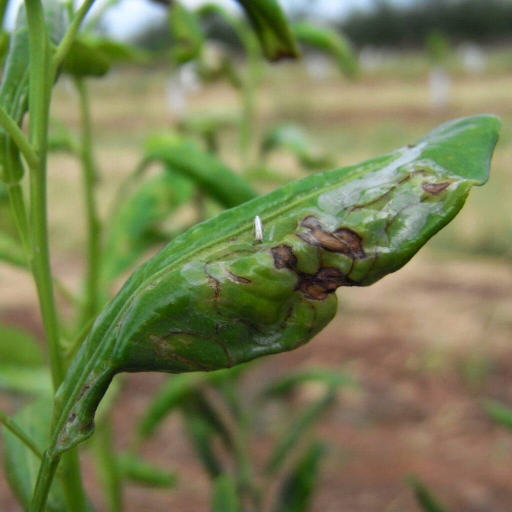
#> input picture data/sample_images/leafminer_closeup.jpg, 1024 x 1024 px (shown at 1/2 size)
$ python -i quality.py   (imports and definitions only)   (older library calls are emulated)
#> lines starting #> are read from the running program, lines starting #| are printed output that depends on the picture
#> further down, picture is the input picture: shape (1024, 1024, 3); mean B, G, R 82.6, 125.9, 118.4
"""OpenCV image-quality gate (upgrade step 2).

Runs BEFORE any model inference. Poor images never produce an unreliable pest
prediction - the decision engine turns them into `poor_image` with friendly
retake advice. All thresholds are configurable via environment variables.
"""
from __future__ import annotations

import os

import cv2
import numpy as np


def _f(name: str, default: float) -> float:
    try:
        return float(os.getenv(name, str(default)))
    except ValueError:
        return default


def quality_config() -> dict:
    return {
        "min_short_side": int(_f("QUALITY_MIN_SHORT_SIDE", 200)),
        "max_long_side": int(_f("QUALITY_MAX_LONG_SIDE", 8000)),
        "blur_threshold": _f("QUALITY_BLUR_THRESHOLD", 40.0),   # Laplacian variance at 512px
        "dark_threshold": _f("QUALITY_DARK_THRESHOLD", 25.0),   # mean gray below = too dark
        "bright_threshold": _f("QUALITY_BRIGHT_THRESHOLD", 240.0),
        "contrast_threshold": _f("QUALITY_CONTRAST_THRESHOLD", 12.0),  # gray std below = flat
        "texture_threshold": _f("QUALITY_TEXTURE_THRESHOLD", 0.002),   # Canny edge ratio
    }


def decode_image(content: bytes):
    """Return (bgr_ndarray|None, error_string|None). Rejects corrupt/undecodable files."""
    if not content or len(content) < 100:
        return None, "empty-or-tiny"
    arr = np.frombuffer(content, dtype=np.uint8)
    img = cv2.imdecode(arr, cv2.IMREAD_COLOR)
    if img is None:
        return None, "undecodable"
    return img, None


def assess_quality(img: np.ndarray) -> dict:
    """Assess a decoded BGR image. Pure OpenCV/numpy, no models."""
    cfg = quality_config()
    h, w = img.shape[:2]
#> h = 1024; w = 1024
    checks: dict = {}
    checks["resolution"] = {
        "width": int(w), "height": int(h),
        "ok": (min(h, w) >= cfg["min_short_side"] and max(h, w) <= cfg["max_long_side"]),
        "advice": None if (min(h, w) >= cfg["min_short_side"]) else "Photo is too small. Move closer and use the rear camera.",
    }

    # Work on a capped copy so metrics are scale-stable and cheap.
    scale = min(1.0, 512.0 / max(h, w))
#> scale = 0.5
    small = img if scale >= 1.0 else cv2.resize(img, (max(1, int(w * scale)), max(1, int(h * scale))))
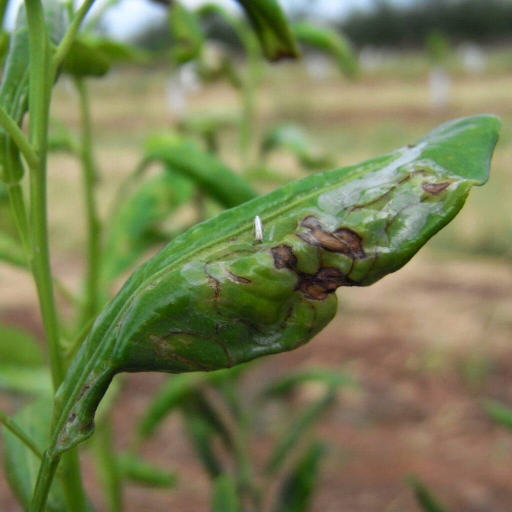
#> small: shape (512, 512, 3); mean B, G, R 82.8, 126, 118.5
    gray = cv2.cvtColor(small, cv2.COLOR_BGR2GRAY)
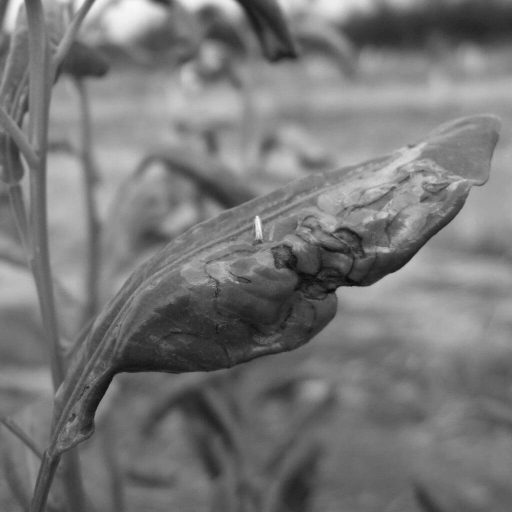
#> gray: shape (512, 512); min 9, max 248, mean 118.9

    mean_lum = float(gray.mean())
#> mean_lum = 118.9
    checks["brightness"] = {
        "mean": round(mean_lum, 1),
        "ok": cfg["dark_threshold"] <= mean_lum <= cfg["bright_threshold"],
        "advice": "Image is too dark. Retake in daylight." if mean_lum < cfg["dark_threshold"]
        else ("Image is over-exposed. Retake avoiding direct glare." if mean_lum > cfg["bright_threshold"] else None),
    }

    contrast = float(gray.std())
#> contrast = 38.1
    checks["contrast"] = {
        "std": round(contrast, 1), "ok": contrast >= cfg["contrast_threshold"],
        "advice": "Image looks flat/washed out. Retake closer with the pest centered.",
    }

    blur = float(cv2.Laplacian(gray, cv2.CV_64F).var())
#> blur = 69.34
    checks["blur"] = {
        "laplacian_var": round(blur, 1), "ok": blur >= cfg["blur_threshold"],
        "advice": "Image is blurry. Hold the phone steady and tap to focus on the pest.",
    }

    edges = cv2.Canny(gray, 60, 140)
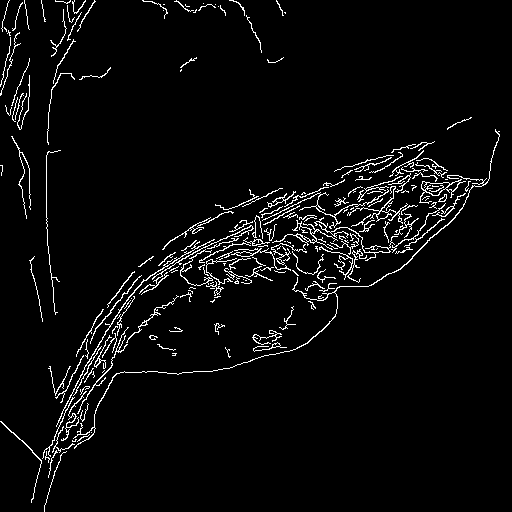
#> edges: shape (512, 512); 4% white in thin lines or dots
    texture = float((edges > 0).mean())
#> texture = 0.0404
    checks["texture"] = {
        "edge_ratio": round(texture, 4), "ok": texture >= cfg["texture_threshold"],
        "advice": "Image has no usable detail (blank surface or document). Photograph the plant/pest.",
    }

    hsv = cv2.cvtColor(small, cv2.COLOR_BGR2HSV)
#> hsv: shape (512, 512, 3); mean H, S, V 35.3, 105.8, 133.4
    hh, ss, vv = hsv[:, :, 0], hsv[:, :, 1], hsv[:, :, 2]
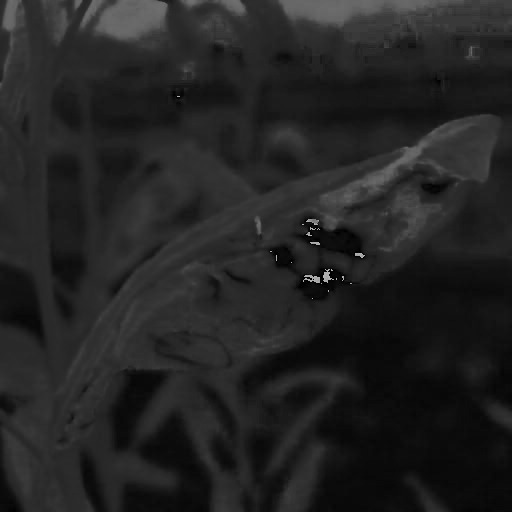
#> hh: shape (512, 512); min 0, max 179, mean 35.3
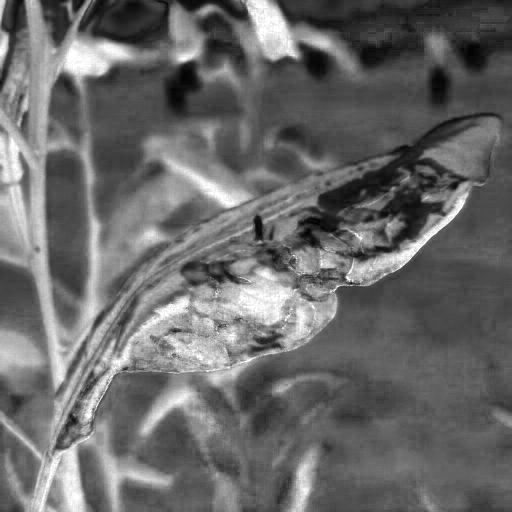
#> ss: shape (512, 512); min 2, max 255, mean 105.8
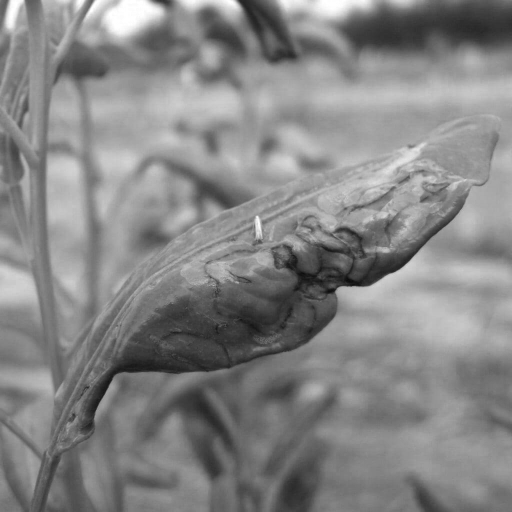
#> vv: shape (512, 512); min 11, max 255, mean 133.4
    green_ratio = float(((hh >= 25) & (hh <= 90) & (ss > 40) & (vv > 40)).mean())
#> green_ratio = 0.63
    brown_ratio = float(((hh >= 8) & (hh <= 25) & (ss > 40) & (vv > 40)).mean())
#> brown_ratio = 0.302
    checks["scene"] = {
        "green_ratio": round(green_ratio, 3), "brown_ratio": round(brown_ratio, 3),
        "ok": (green_ratio + brown_ratio) >= 0.03,
        "advice": "This does not look like a plant/pest photo. Photograph the citrus leaf, fruit or insect.",
    }

    failures = [k for k, v in checks.items() if not v["ok"]]
#> failures = []
    advices = [v["advice"] for k, v in checks.items() if not v["ok"] and v.get("advice")]
#> advices = []
    acceptable = len(failures) == 0
#> acceptable = True
    return {
        "acceptable": acceptable,
        "failed_checks": failures,
        "advice": " ".join(advices[:2]) if advices else None,
        "checks": checks,
        "high_resolution": bool(max(h, w) >= 1600),
    }


def assess_bytes(content: bytes) -> dict:
    img, err = decode_image(content)
    if img is None:
        return {
            "acceptable": False,
            "failed_checks": ["corrupt"],
            "advice": "The file could not be read as an image. Retake the photo.",
            "checks": {"corrupt": {"ok": False, "error": err}},
            "high_resolution": False,
        }
    return assess_quality(img)

>>> import cv2
>>> picture = cv2.imread('../../data/sample_images/leafminer_closeup.jpg')
>>> result = assess_quality(picture)
#> result = 5 items

$ run again, on data/sample_images/orchard.jpg
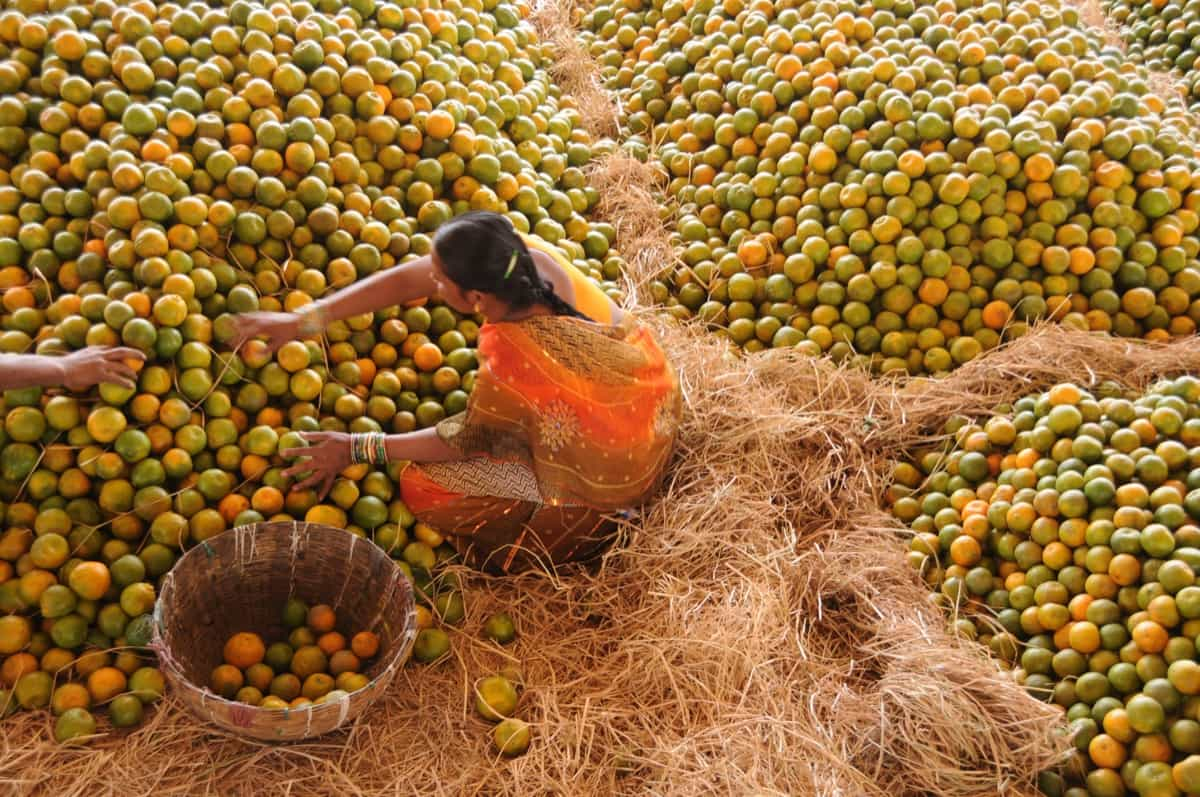
#> input picture data/sample_images/orchard.jpg, 1200 x 797 px
#> picture is the input picture: shape (797, 1200, 3); mean B, G, R 53.8, 109.8, 153.6
#> mean_lum = 116.4
#> contrast = 49.78
#> blur = 3971.1
#> in assess_quality, `edges = cv2.Canny(gray, 60, 140)`:
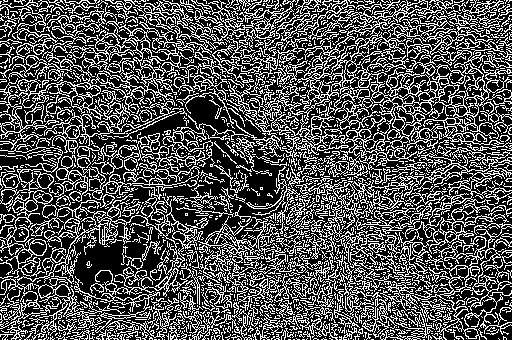
#> edges: shape (340, 512); 32.4% white in thin lines or dots
#> texture = 0.324
#> hsv: shape (340, 512, 3); mean H, S, V 17, 176, 153.5
#> in assess_quality, `hh, ss, vv = hsv[:, :, 0], hsv[:, :, 1], hsv[:, :, 2]`:
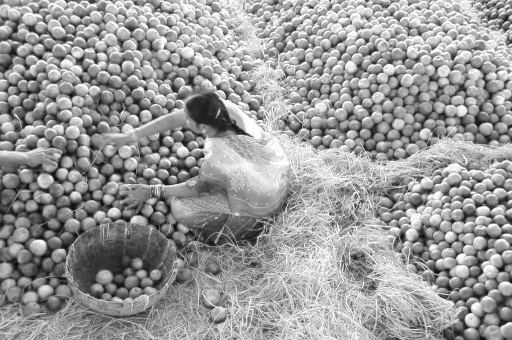
#> vv: shape (340, 512); min 4, max 255, mean 153.5
#> green_ratio = 0.0511
#> brown_ratio = 0.913
#> failures = []
#> acceptable = True
#> result = 5 items

$ run again, on data/sample_images/psyllid_nymphs.jpg
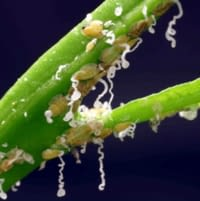
#> input picture data/sample_images/psyllid_nymphs.jpg, 200 x 201 px
#> picture is the input picture: shape (201, 200, 3); mean B, G, R 52.6, 73.2, 63.5
#> mean_lum = 67.95
#> contrast = 63.92
#> blur = 664.7
#> in assess_quality, `edges = cv2.Canny(gray, 60, 140)`:
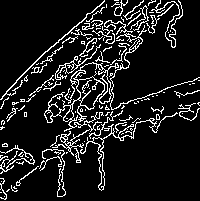
#> edges: shape (201, 200); 11.6% white in thin lines or dots
#> texture = 0.116
#> hsv: shape (201, 200, 3); mean H, S, V 85.3, 172.3, 91.1
#> in assess_quality, `hh, ss, vv = hsv[:, :, 0], hsv[:, :, 1], hsv[:, :, 2]`:
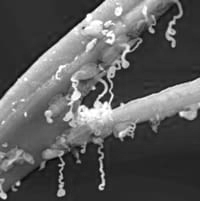
#> vv: shape (201, 200); min 3, max 255, mean 91.1
#> green_ratio = 0.369
#> brown_ratio = 0.056
#> failures = []
#> acceptable = True
#> result = 5 items

$ run again, on data/sample_images/leafminer_mines.png
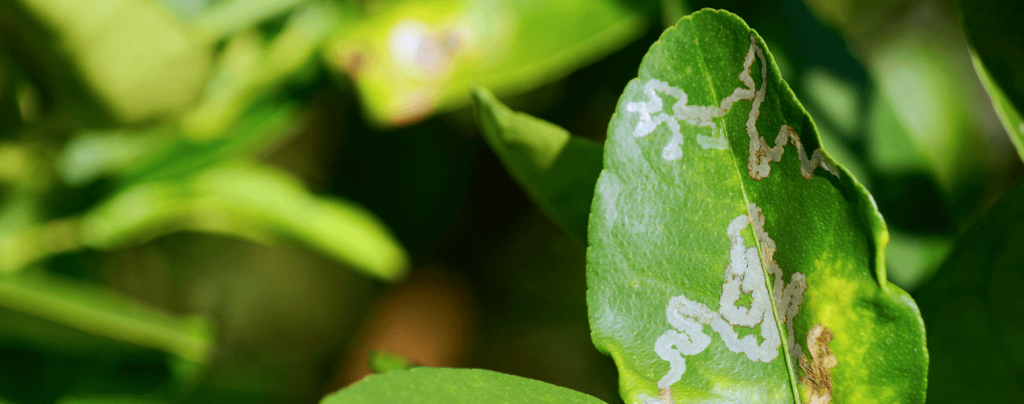
#> input picture data/sample_images/leafminer_mines.png, 1024 x 404 px
#> picture is the input picture: shape (404, 1024, 3); mean B, G, R 36.1, 113.9, 84.9
#> mean_lum = 96.47
#> contrast = 60.14
#> blur = 271.7
#> in assess_quality, `edges = cv2.Canny(gray, 60, 140)`:
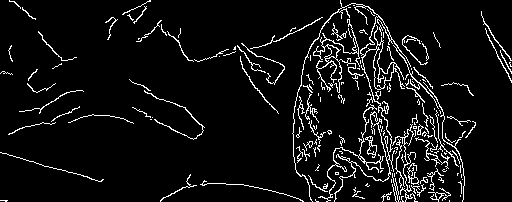
#> edges: shape (202, 512); 6.7% white in thin lines or dots
#> texture = 0.0669
#> hsv: shape (202, 512, 3); mean H, S, V 43.5, 200.3, 114.8
#> in assess_quality, `hh, ss, vv = hsv[:, :, 0], hsv[:, :, 1], hsv[:, :, 2]`:
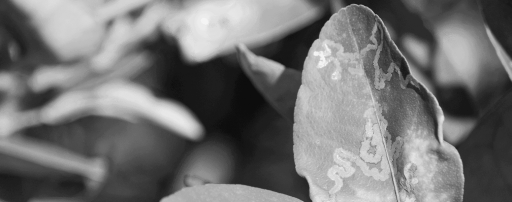
#> vv: shape (202, 512); min 12, max 244, mean 114.8
#> green_ratio = 0.802
#> brown_ratio = 0.0286
#> failures = []
#> acceptable = True
#> result = 5 items
